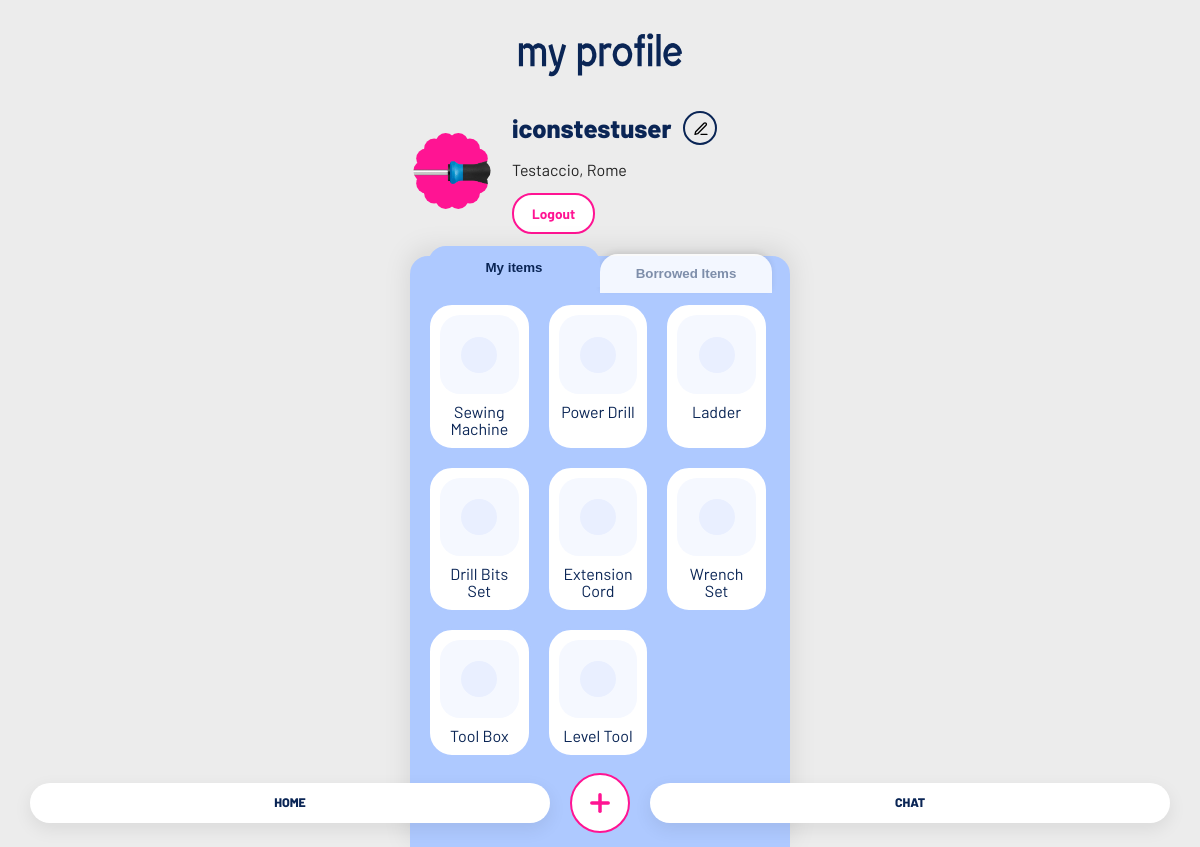
Page /profile (signed in) on the earlier database version.
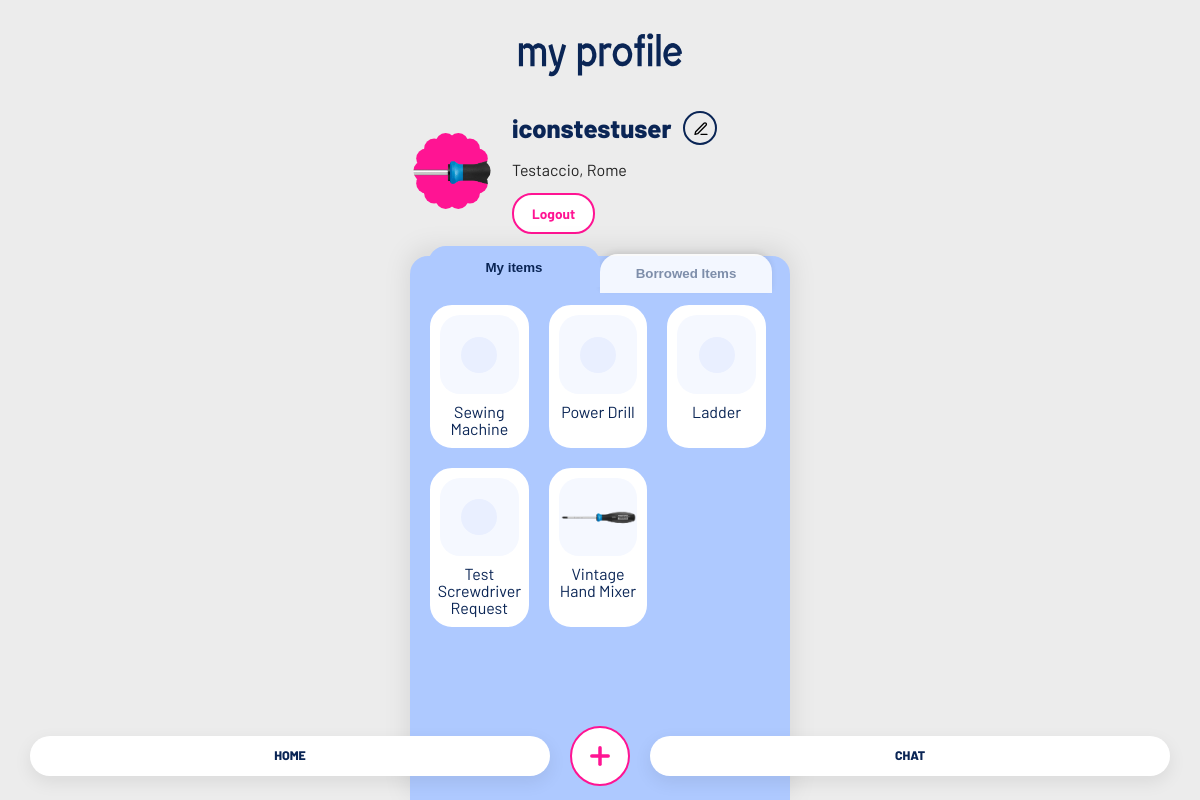
Same page on the later database version.
### tables this page shows
CREATE TABLE users (
                id INTEGER PRIMARY KEY AUTOINCREMENT,
                username TEXT UNIQUE NOT NULL,
                email TEXT UNIQUE,
                password TEXT NOT NULL,
                location TEXT,
                categories TEXT
            , photo TEXT);

CREATE TABLE items (
            id INTEGER PRIMARY KEY AUTOINCREMENT,
            name TEXT NOT NULL,
            description TEXT,
            owner_id INTEGER NOT NULL,
            status TEXT DEFAULT 'available',
            keywords TEXT, category TEXT, photo TEXT,
            FOREIGN KEY (owner_id) REFERENCES "users_old" (id)
        );

### app.py (the view)
@app.route('/profile')
def profile():
    if 'user_id' not in session:
        return redirect(url_for('login'))
    conn = get_db_connection()
    cursor = conn.cursor()
    cursor.execute('SELECT username, email, location, categories, photo FROM users WHERE id = ?', (session['user_id'],))
    user = cursor.fetchone()
    user_categories = [c.strip() for c in (user['categories'] or '').split(',') if c.strip()]
    cursor.execute('SELECT id, name, photo, category, status FROM items WHERE owner_id = ?', (session['user_id'],))
    my_items = cursor.fetchall()
    cursor.execute('''
        SELECT i.id, i.name, i.photo, i.category, u.username as owner_name, r.status
        FROM requests r
        JOIN items i ON r.item_id = i.id
        JOIN users u ON i.owner_id = u.id
        WHERE r.borrower_id = ?
        ORDER BY r.created_at DESC
    ''', (session['user_id'],))
    borrowed_items = cursor.fetchall()
    conn.close()
    return render_template('profile.html', user=user, my_items=my_items, borrowed_items=borrowed_items,
                         categories=PROFILE_CATEGORIES, user_categories=user_categories)

### app.py (called while the page is built)
def get_db_connection():
    conn = sqlite3.connect(DATABASE)
    conn.row_factory = sqlite3.Row
    return conn

@app.context_processor
def inject_current_user_photo():
    if 'user_id' not in session:
        return {'current_user_photo': None}
    conn = get_db_connection()
    cursor = conn.cursor()
    cursor.execute('SELECT photo FROM users WHERE id = ?', (session['user_id'],))
    row = cursor.fetchone()
    conn.close()
    return {'current_user_photo': row['photo'] if row else None}

### templates/profile.html (shortened to what this page needs)
{% from 'macros.html' import user_avatar %}
<!DOCTYPE html>
<html lang="en">
<head>
    <link rel="stylesheet" href="{{ url_for('static', filename='style.css') }}">
</head>
<body class="no-scroll-page">
    <div class="container profile-page">
        <header class="profile-header">
            <h1>my profile</h1>
        </header>
        <section class="profile-user-row">
            {{ user_avatar('profile-avatar', current_user_photo, link=false) }}
            <div class="profile-user-info">
                <div class="profile-user-name-row">
                    <span class="profile-user-name">{{ user.username }}</span>
                    <button class="profile-edit-button" type="button" aria-label="Edit profile" onclick="openEditProfileModal()"><span class="icon icon-pencil" aria-hidden="true"></span></button>
                </div>
                <p class="profile-location">{{ user.location or 'Unknown' }}</p>
                <a href="{{ url_for('logout') }}" class="profile-logout-btn">Logout</a>
            </div>
        </section>
        <section class="profile-content">
            <div class="profile-tabs">
                <button class="tab active" data-tab="my-items">My items</button>
                <button class="tab" data-tab="borrowed-items">Borrowed Items</button>
            </div>
            <div class="tab-panels">
                <div class="tab-panel active" id="my-items">
                    <div class="items-grid">
                        {% if my_items %}
                            {% for item in my_items %}
                            <div class="item-card">
                                <div class="item-image">
                                    <div class="item-image-placeholder" {% if item.photo %}style="display:none;"{% endif %}></div>
                                    {% if item.photo %}
                                        <img src="{{ url_for('static', filename='uploads/' + item.photo) }}" alt="{{ item.name }}"
                                             onerror="this.style.display='none'; this.parentNode.querySelector('.item-image-placeholder').style.display='block';">
                                    {% endif %}
                                </div>
                                <div class="item-name">{{ item.name }}</div>
                            </div>
                            {% endfor %}
                        {% else %}
                            <p class="empty-state">No items yet</p>
                        {% endif %}
                    </div>
                </div>
            </div>
        </section>
        {% include 'footer_nav.html' %}
    </div>
</body>
</html>

### templates/macros.html
{% macro user_avatar(css_class, photo, link=true) %}
{% if link %}
<a href="{{ url_for('profile') }}" class="{{ css_class }}{% if not photo %} icon icon-user{% endif %}" aria-label="Profile">{% if photo %}<img src="{{ url_for('static', filename='uploads/' + photo) }}" alt="" class="avatar-photo">{% endif %}</a>
{% else %}
<div class="{{ css_class }}{% if not photo %} icon icon-user{% endif %}">{% if photo %}<img src="{{ url_for('static', filename='uploads/' + photo) }}" alt="" class="avatar-photo">{% endif %}</div>
{% endif %}
{% endmacro %}

### templates/footer_nav.html (shortened to what this page needs)
<nav class="bottom-nav">
    <a href="{{ url_for('dashboard') }}" class="nav-item{% if request.path == '/' or request.path.startswith('/dashboard') %} active{% endif %}">HOME</a>
    <a href="{{ url_for('add_item') }}" onclick="return openFooterAddItemModal(event)" class="nav-item center-action" aria-label="Add item">
        <svg class="plus-icon" viewBox="0 0 24 24" aria-hidden="true" xmlns="http://www.w3.org/2000/svg">
            <line x1="12" y1="5" x2="12" y2="19" />
            <line x1="5" y1="12" x2="19" y2="12" />
        </svg>
    </a>
    <a href="{{ url_for('chat_index') }}" class="nav-item{% if request.path.startswith('/chat') %} active{% endif %}">CHAT</a>
</nav>

Differences in the rows shown:
removed items: name "Drill Bits Set"
removed items: name "Extension Cord"
removed items: name "Wrench Set"
removed items: name "Tool Box"
removed items: name "Level Tool"
added items: name "Test Screwdriver Request"
now on this page (row edited): items: photo (picture), name "Vintage Hand Mixer"
